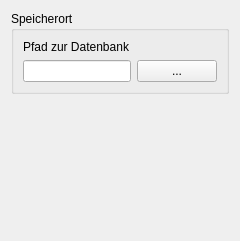
       <widget class="QWidget" name="page_Datenbank">
        <layout class="QVBoxLayout" name="verticalLayout_4">
         <item>
          <widget class="QGroupBox" name="groupBox_DBSpeicherort">
           <property name="title">
            <string>Speicherort</string>
           </property>
           <layout class="QVBoxLayout" name="verticalLayout">
            <item>
             <widget class="QLabel" name="label_Datenbankpfad">
              <property name="text">
               <string>Pfad zur Datenbank</string>
              </property>
             </widget>
            </item>
            <item>
             <layout class="QHBoxLayout" name="horizontalLayout">
              <item>
               <widget class="QLineEdit" name="lineEdit_Datenbankpfad">
                <property name="readOnly">
                 <bool>true</bool>
                </property>
               </widget>
              </item>
              <item>
               <widget class="QPushButton" name="pushButton_GetPfad">
                <property name="text">
                 <string>...</string>
                </property>
               </widget>
              </item>
             </layout>
            </item>
           </layout>
          </widget>
         </item>
         <item>
          <spacer name="verticalSpacer">
           <property name="orientation">
            <enum>Qt::Vertical</enum>
           </property>
           <property name="sizeHint" stdset="0">
            <size>
             <width>20</width>
             <height>136</height>
            </size>
           </property>
          </spacer>
         </item>
        </layout>
       </widget>
